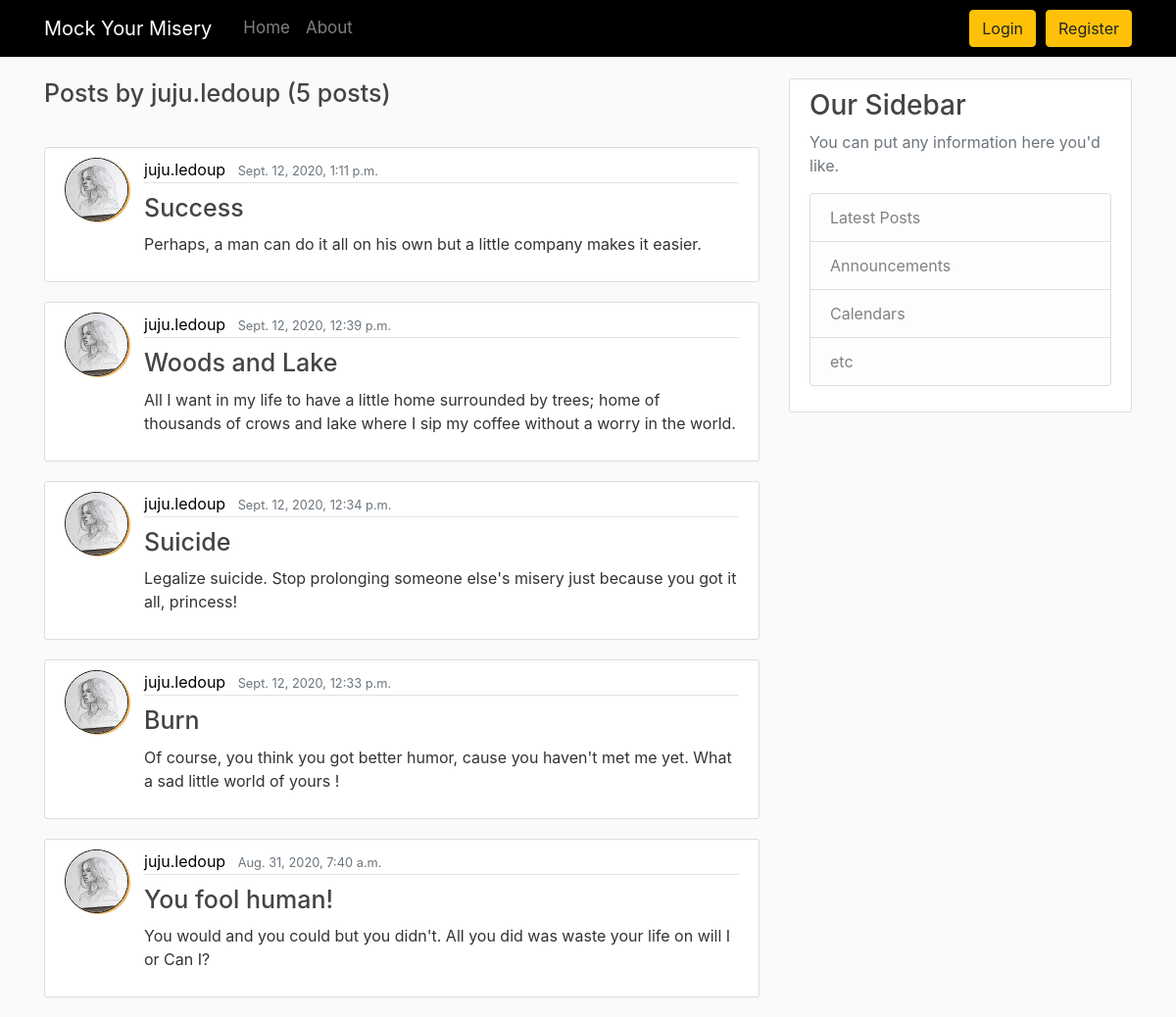
The page /user/juju.ledoup on the database its author committed.
### blog/models.py (models this page shows, shortened)
class Post(models.Model):
    title = models.CharField(max_length=100)
    content = models.TextField()
    date_posted = models.DateTimeField(default=timezone.now)
    author = models.ForeignKey(User, on_delete=models.CASCADE)

### users/models.py (models this page shows, shortened)
class Profile(models.Model):
    user = models.OneToOneField(User, on_delete=models.CASCADE)
    image = models.ImageField(default='default.jpg', upload_to='profile_pictures')

### blog/views.py (the view)
# urls.py: path('user/<str:username>', UserPostListView.as_view(), name='user-posts'),
class UserPostListView(ListView):
    model = Post
    template_name = 'blog/user_posts.html' # <app>/<model>_<viewtype>.html
    context_object_name = 'posts'
    paginate_by = 5
    def get_queryset(self):
        user = get_object_or_404(User, username=self.kwargs.get('username'))
        return Post.objects.filter(author=user).order_by('-date_posted')

### blog/templates/blog/user_posts.html (shortened to what this page needs)
{% extends "blog/base.html" %}
{% load static %}
    {% block content %}
    <h3 class="mb-3">Posts by {{ view.kwargs.username }} ({{ page_obj.paginator.count }} posts)</h3>
    <br>
    {% for post in posts %}
        <article class="media content-section">
            <img class="rounded-circle article-img" src="{{ post.author.profile.image.url }}">
            <div class="media-body">
                <div class="article-metadata">
                    <a class="mr-2" href="{% url 'user-posts' post.author.username %}">{{ post.author }}</a>
                    <small class="text-muted">{{ post.date_posted }}</small>
                </div>
                <h2><a class="article-title" href="{% url 'post-detail' post.id %}">{{ post.title }}</a></h2>
                <p class="article-content">{{ post.content }}</p>
            </div>
    </article>
    {% endfor %}
{% endblock content %}

### blog/static/blog/main.css (style rules this page uses)
body { background: #fafafa; color: #333333; margin-top: 5rem; }
h1, h2, h3, h4, h5, h6 { color: #444444; }
.content-section { background: #ffffff; padding: 10px 20px; border: 1px solid #dddddd; border-radius: 3px; margin-bottom: 20px; }
.article-title { color: #444444; font-size: 25px; }
.article-content { white-space: pre-line; }
.article-img { height: 65px; width: 65px; margin-right: 16px; border: 1px solid black ; box-shadow: 2px 1px 1px #f0ad4e; }
.article-metadata { padding-bottom: 1px; margin-bottom: 4px; border-bottom: 1px solid #e3e3e3 }
.mr-2 { color: black; }
.mb-3 { font-size: 25px; }

### rows shown on the page
Post: author.profile.image (picture), author "juju.ledoup", date_posted "Sept. 12, 2020, 1:11 p.m.", title "Success", content "Perhaps, a man can do it all on his own but a little company makes it easier."
Post: author.profile.image (picture), author "juju.ledoup", date_posted "Sept. 12, 2020, 12:39 p.m.", title "Woods and Lake", content "All I want in my life to have a little home surrounded by trees; home of thousands of crows and lake where I sip my coffee without a worry in the world."
Post: author.profile.image (picture), author "juju.ledoup", date_posted "Sept. 12, 2020, 12:34 p.m.", title "Suicide", content "Legalize suicide. Stop prolonging someone else's misery just because you got it all, princess!"
Post: author.profile.image (picture), author "juju.ledoup", date_posted "Sept. 12, 2020, 12:33 p.m.", title "Burn", content "Of course, you think you got better humor, cause you haven't met me yet. What a sad little world of yours !"
Post: author.profile.image (picture), author "juju.ledoup", date_posted "Aug. 31, 2020, 7:40 a.m.", title "You fool human!", content "You would and you could but you didn't. All you did was waste your life on will I or Can I?"

### other values the page prints
{{ view.kwargs.username }} "juju.ledoup"
{{ page_obj.paginator.count }} "5"
